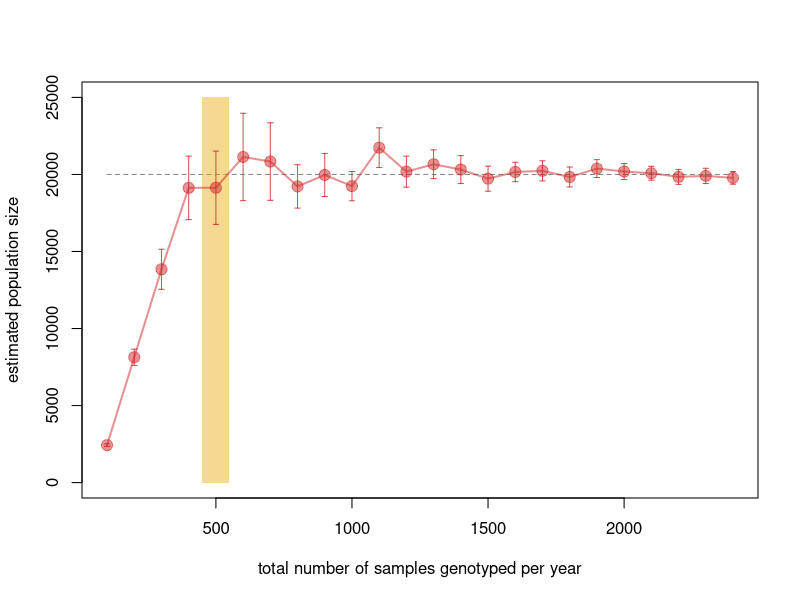
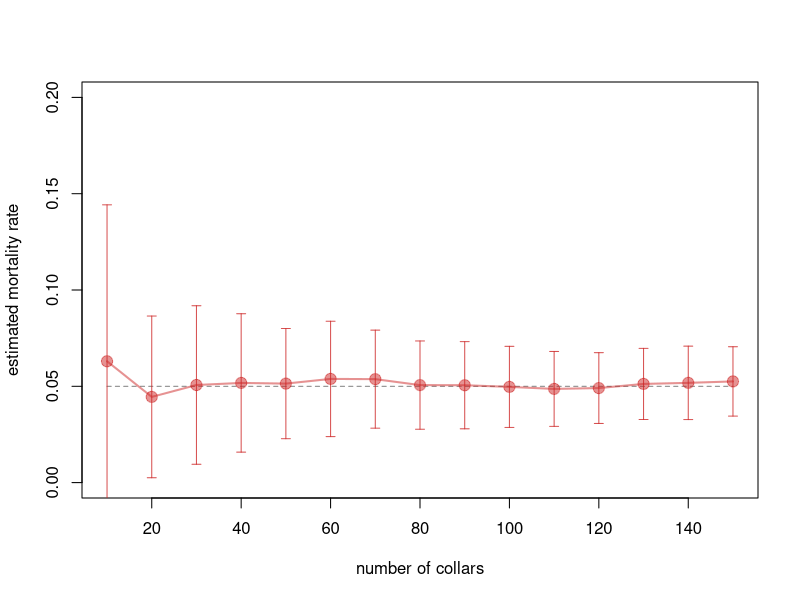
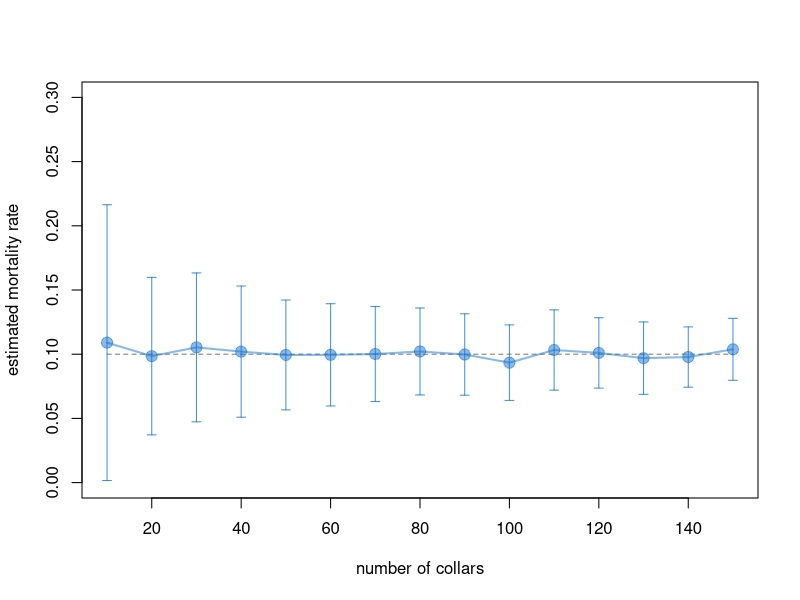
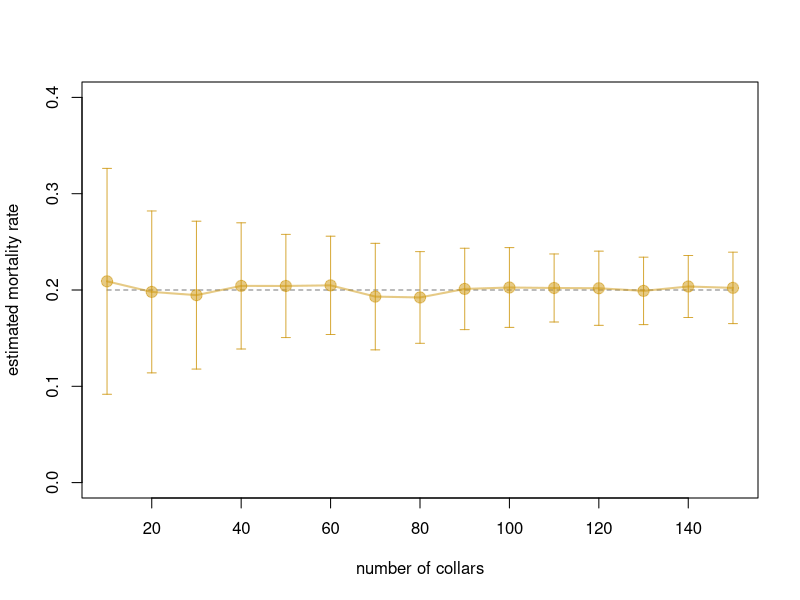
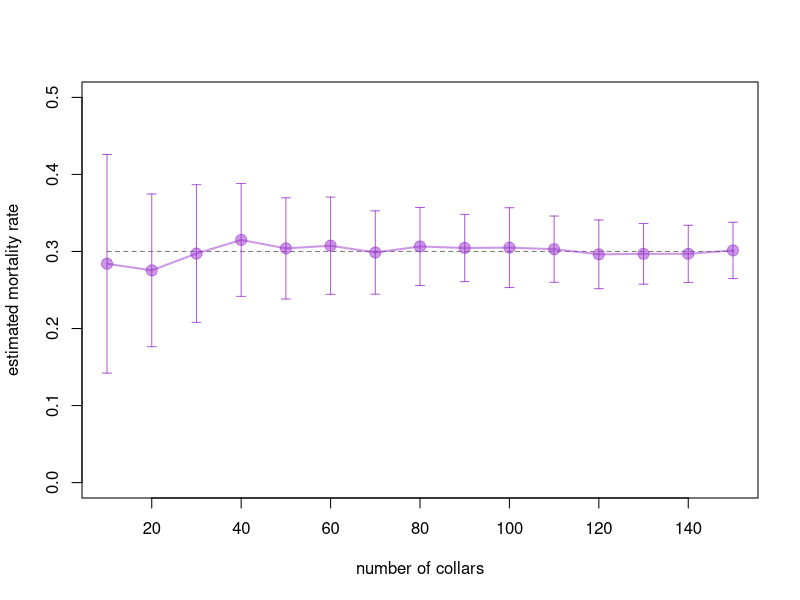

Here is the R script that generated these plots, in order:
setwd("~/Desktop/")
library(scales)

####power analysis for mark recapture####
popsize = 20000
collects = recollects = seq(50, 1200, 50)

#output dataframe
OUT = NULL

#iterate over number of collected samples (marks and recaptures)
for(c in 1:length(collects)){
  collect = collects[c]
  recollect = recollects[c]
  Nst = NULL
  #repeat each marking effort 100 times
  for(i in 1:100){
    #create initial herd
    herd = data.frame(uid = seq(1, popsize, 1), capture = rep(0, popsize), recapture = rep(0, popsize))
    #initial marking
    herd$capture[(sample(x=c(1:popsize), size=collect, replace=F))] = 1
    #recapture
    herd$recapture[(sample(x=c(1:popsize), size=collect, replace=F))] = 1
    #estimate herd size and add to list
    Nst = c(Nst, ((sum(herd$capture)+1)*(collect+1))/((sum(herd$recapture[herd$capture==1])+1)))
  }
  #record mean/sd for herd size estimates
  writeout = c(collect, recollect, mean(Nst), sd(Nst))
  #add these values to others
  OUT = rbind(OUT, writeout)
}
colnames(OUT) = c("collect", "recollect", "NstM", "NstSD")
rownames(OUT) = seq(1,nrow(OUT), 1)
o = as.data.frame(OUT)
o$NstSE = 1.96*o$NstSD/sqrt(i)

#plot data nicely
off = 10
plot(-100, -100, xlim=c(min(collects)*2, max(collects)*2), ylim=c(0,25000), xlab="total number of samples genotyped per year", ylab="estimated population size")
segments(x0=min(o$collect*2), x1=max(o$collect*2), y0=popsize, y1=popsize, lty=2, col="grey50")
polygon(x=c(500-50, 500+50, 500+50, 500-50), y=c(0,0,25000,25000), col=alpha("goldenrod2", 0.5), border=NA)
lines(x=o$collect*2, y=o$NstM, lty=1, col=alpha("firebrick3", 0.5), lwd=2)
points(x=o$collect*2, y=o$NstM, pch=19, col=alpha("firebrick3", 0.5), cex=1.5)
segments(x0=c(o$collect*2 - off), x1=c(o$collect*2 + off), y0=o$NstM-o$NstSE, y1=o$NstM-o$NstSE, col=alpha("firebrick3", 0.8))
segments(x0=c(o$collect*2 - off), x1=c(o$collect*2 + off), y0=o$NstM+o$NstSE, y1=o$NstM+o$NstSE, col=alpha("firebrick3", 0.8))
segments(x0=o$collect*2, x1=o$collect*2, y0=o$NstM-o$NstSE, y1=o$NstM+o$NstSE, col=alpha("firebrick3", 0.8))

####collars####
popsize = 15000
collars = seq(10, 150, 10)
mortality = c(0.05, 0.10, 0.20, 0.30)

#output dataframe
OUT = NULL

#iterate over mortaility proportions
for(m in 1:length(mortality)){
  #iterate over number of collars deployed
  for(c in 1:length(collars)){
    #repeat 100 times for each parameter combination
    t = NULL
    for(r in 1:100){
      pop = data.frame(uid = seq(1, popsize, 1), collar = rep(0, popsize), dead = rep(0, popsize))
      pop$collar[sample(c(1:nrow(pop)), collars[c], replace=F)] = 1
      pop$dead[sample(c(1:nrow(pop)), round(nrow(pop)*mortality[m], 0), replace=F)] = 1
      t = c(t, nrow(pop[pop$collar==1 & pop$dead==1,,drop=F])/collars[c])
    }
    writeout = c(mortality[m], collars[c], mean(t, na.rm=T), sd(t, na.rm=T))
    OUT = rbind(OUT, writeout)
  }
}
o = as.data.frame(OUT)
colnames(o) = c("mortality", "collars", "estmortM", "estmortSD")
rownames(o) = seq(1, nrow(o), 1)

#plot data nicely
off = 1
colors4 = c("firebrick3", "dodgerblue3", "darkgoldenrod3", "darkorchid3")
ylimu = c(0.2, 0.3, 0.4, 0.5)
for(m in 1:length(mortality)){
  pdf(file=paste("mort", mortality[m], ".pdf"), width=5, height=5)
  plot(-100, -100, xlim=c(10,150), ylim=c(0,ylimu[m]), xlab="number of collars", ylab="estimated mortality rate")
  #polygon(x=c(60-4, 60+4, 60+4, 60-4), y=c(0,0,ylimu[m],ylimu[m]), col=alpha("goldenrod2", 0.5), border=NA)
  t = o[o$mortality==mortality[m],]
  segments(x0=min(o$collars), x1=max(o$collars), y0=mortality[m], y1=mortality[m], lty=2, col="grey50")
  lines(x=t$collars,  y=t$estmortM, lty=1, col=alpha(colors4[m], 0.5), lwd=2)
  points(x=t$collars, y=t$estmortM, pch=19, col=alpha(colors4[m], 0.5), cex=1.5)
  segments(x0=c(t$collars - off), x1=c(t$collars + off), y0=t$estmortM-t$estmortSD, y1=t$estmortM-t$estmortSD, col=alpha(colors4[m], 0.8))
  segments(x0=c(t$collars - off), x1=c(t$collars + off), y0=t$estmortM+t$estmortSD, y1=t$estmortM+t$estmortSD, col=alpha(colors4[m], 0.8))
  segments(x0=t$collars, x1=t$collars, y0=t$estmortM-t$estmortSD, y1=t$estmortM+t$estmortSD, col=alpha(colors4[m], 0.8))
  dev.off()
}


